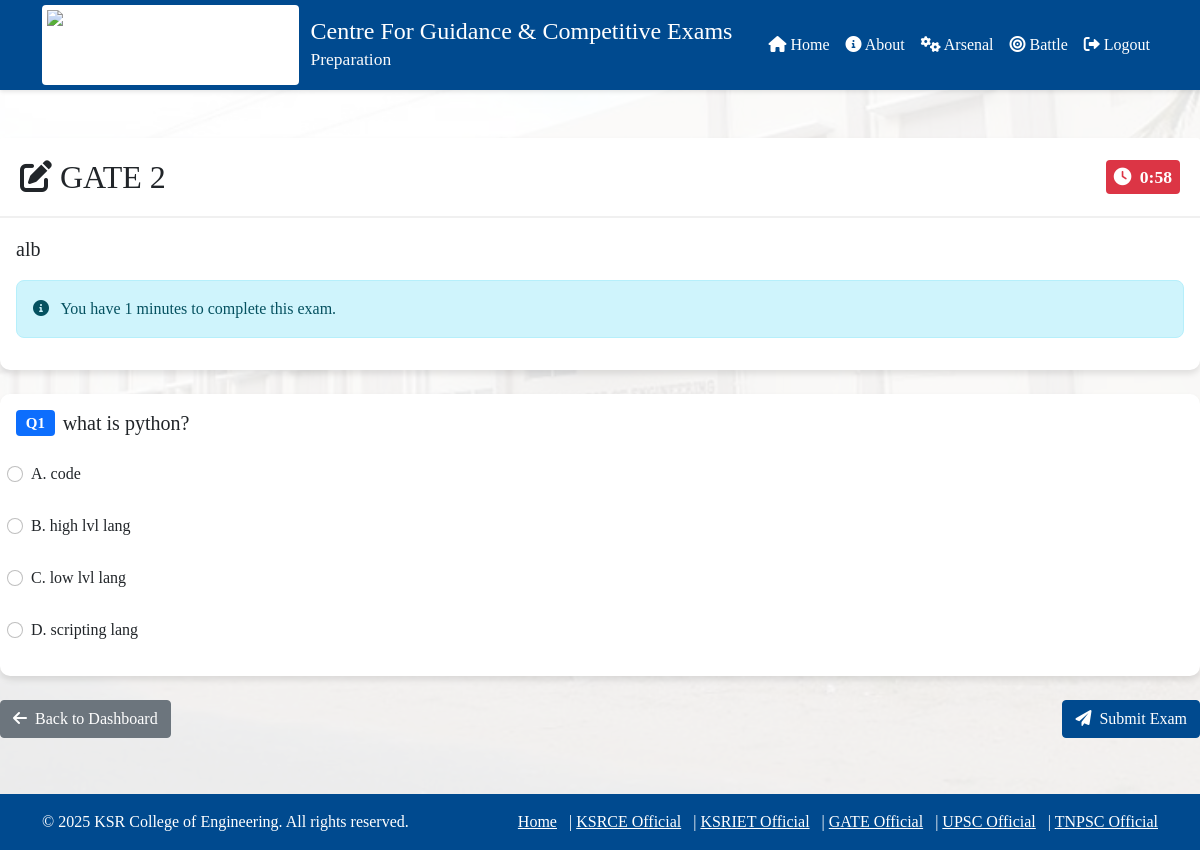
/exam/2 (signed in), run on the app's committed database.
### app.py (models this page shows)
class Exam(db.Model):
    id = db.Column(db.Integer, primary_key=True)
    name = db.Column(db.String(100), nullable=False)
    description = db.Column(db.Text)
    duration = db.Column(db.Integer)  # in minutes

class Question(db.Model):
    id = db.Column(db.Integer, primary_key=True)
    exam_id = db.Column(db.Integer, db.ForeignKey('exam.id'), nullable=False)
    text = db.Column(db.Text, nullable=False)
    option_a = db.Column(db.String(255), nullable=False)
    option_b = db.Column(db.String(255), nullable=False)
    option_c = db.Column(db.String(255), nullable=False)
    option_d = db.Column(db.String(255), nullable=False)
    correct_answer = db.Column(db.String(1), nullable=False)

### app.py (the view)
@app.route('/exam/<int:exam_id>')
@login_required
def take_exam(exam_id):
    if current_user.is_admin:
        return redirect(url_for('manage_questions', exam_id= exam_id))
    exam = Exam.query.get_or_404(exam_id)
    previous_result = ExamResult.query.filter_by(user_id=current_user.id, exam_id=exam_id).first()
    if previous_result:
        flash('You have already taken this exam. View your results below.', 'info')
        return redirect(url_for('view_result', result_id=previous_result.id))
    questions = Question.query.filter_by(exam_id=exam_id).all()
    if not questions:
        flash('This exam has no questions yet.', 'warning')
        return redirect(url_for('dashboard'))
    return render_template('exam.html', exam=exam, questions=questions)

### app.py (called while the page is built)
@login_manager.user_loader
def load_user(user_id):
    return User.query.get(int(user_id))

### templates/exam.html (shortened to what this page needs)
{% extends "base.html" %}
{% block content %}
<div class="row">
    <div class="col-md-12">
        <div class="card mb-4">
            <div class="card-header">
                <div class="d-flex justify-content-between align-items-center">
                    <h2 class="mb-0">
                        <i class="fas fa-edit me-2"></i>{{ exam.name }}
                    </h2>
                    <div id="timer" class="badge bg-primary p-2">
                        <i class="fas fa-clock me-1"></i>
                        <span id="time-display"></span>
                    </div>
                </div>
            </div>
            <div class="card-body">
                <p class="lead">{{ exam.description }}</p>
                <div class="alert alert-info">
                    <i class="fas fa-info-circle me-2"></i>
                    You have {{ exam.duration }} minutes to complete this exam.
                </div>
            </div>
        </div>
        <form action="{{ url_for('submit_exam', exam_id=exam.id) }}" method="post" id="exam-form">
            {% for question in questions %}
            <div class="card mb-4 question-card">
                <div class="card-body">
                    <h5 class="card-title d-flex align-items-center">
                        <span class="badge bg-primary me-2">Q{{ loop.index }}</span>
                        {{ question.text }}
                    </h5>
                    <div class="options-list mt-3">
                        <div class="form-check mb-2">
                            <input class="form-check-input" type="radio" name="question_{{ question.id }}"
                                   id="option_a_{{ question.id }}" value="A" required>
                            <label class="form-check-label" for="option_a_{{ question.id }}">
                                A. {{ question.option_a }}
                            </label>
                        </div>
                        <div class="form-check mb-2">
                            <input class="form-check-input" type="radio" name="question_{{ question.id }}"
                                   id="option_b_{{ question.id }}" value="B">
                            <label class="form-check-label" for="option_b_{{ question.id }}">
                                B. {{ question.option_b }}
                            </label>
                        </div>
                        <div class="form-check mb-2">
                            <input class="form-check-input" type="radio" name="question_{{ question.id }}"
                                   id="option_c_{{ question.id }}" value="C">
                            <label class="form-check-label" for="option_c_{{ question.id }}">
                                C. {{ question.option_c }}
                            </label>
                        </div>
                        <div class="form-check mb-2">
                            <input class="form-check-input" type="radio" name="question_{{ question.id }}"
                                   id="option_d_{{ question.id }}" value="D">
                            <label class="form-check-label" for="option_d_{{ question.id }}">
                                D. {{ question.option_d }}
                            </label>
                        </div>
                    </div>
                </div>
            </div>
            {% endfor %}
            <div class="d-flex justify-content-between mb-4">
                <a href="{{ url_for('dashboard') }}" class="btn btn-secondary" onclick="document.getElementById('exam-form').submit()">
                    <i class="fas fa-arrow-left me-2"></i>Back to Dashboard
                </a>
                <button type="submit" class="btn btn-primary">
                    <i class="fas fa-paper-plane me-2"></i>Submit Exam
                </button>
            </div>
        </form>
    </div>
</div>
{% endblock %}

### templates/exam.html (style rules this page uses)
.options-list .form-check { padding: 10px 15px; border-radius: 8px; }
#timer { font-size: 1.1rem; }

### data on the page
Exam: name "GATE 2", description "alb", duration "1"
Question: text "what is python?", option_a "code", option_b "high lvl lang", option_c "low lvl lang", option_d "scripting lang"
